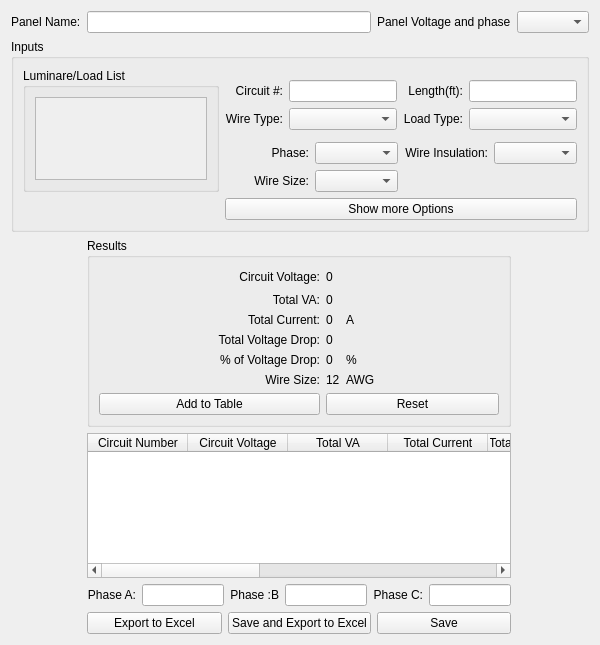
<?xml version="1.0" encoding="UTF-8"?>
<ui version="4.0">
 <class>VoltageDrop</class>
 <widget class="QWidget" name="VoltageDrop">
  <property name="geometry">
   <rect>
    <x>0</x>
    <y>0</y>
    <width>600</width>
    <height>645</height>
   </rect>
  </property>
  <property name="windowTitle">
   <string>Voltage Drop Calculator</string>
  </property>
  <layout class="QGridLayout" name="gridLayout">
   <item row="0" column="3">
    <widget class="QLabel" name="text_Panel_Voltage">
     <property name="text">
      <string>Panel Voltage and phase</string>
     </property>
    </widget>
   </item>
   <item row="0" column="4">
    <widget class="QComboBox" name="comboBox_Panel_Voltage"/>
   </item>
   <item row="3" column="2" colspan="2">
    <widget class="QTableWidget" name="tableWidget">
     <column>
      <property name="text">
       <string>Circuit Number</string>
      </property>
     </column>
     <column>
      <property name="text">
       <string>Circuit Voltage</string>
      </property>
     </column>
     <column>
      <property name="text">
       <string>Total VA</string>
      </property>
     </column>
     <column>
      <property name="text">
       <string>Total Current</string>
      </property>
     </column>
     <column>
      <property name="text">
       <string>Total Voltage Drop</string>
      </property>
     </column>
     <column>
      <property name="text">
       <string>% Voltage Drop</string>
      </property>
     </column>
     <column>
      <property name="text">
       <string>Wire Type</string>
      </property>
     </column>
     <column>
      <property name="text">
       <string>Wire Insulation</string>
      </property>
     </column>
     <column>
      <property name="text">
       <string>Load Type</string>
      </property>
     </column>
     <column>
      <property name="text">
       <string>Wire Size</string>
      </property>
     </column>
    </widget>
   </item>
   <item row="5" column="2" colspan="2">
    <layout class="QHBoxLayout" name="horizontalLayout">
     <item>
      <widget class="QPushButton" name="Button_Export">
       <property name="text">
        <string>Export to Excel</string>
       </property>
      </widget>
     </item>
     <item>
      <widget class="QPushButton" name="Button_Save_Export">
       <property name="text">
        <string>Save and Export to Excel</string>
       </property>
      </widget>
     </item>
     <item>
      <widget class="QPushButton" name="Button_Save">
       <property name="text">
        <string>Save</string>
       </property>
      </widget>
     </item>
    </layout>
   </item>
   <item row="4" column="2" colspan="2">
    <layout class="QHBoxLayout" name="horizontalLayout_Phase">
     <item>
      <widget class="QLabel" name="text_Phase_A">
       <property name="text">
        <string>Phase A:</string>
       </property>
       <property name="alignment">
        <set>Qt::AlignRight|Qt::AlignTrailing|Qt::AlignVCenter</set>
       </property>
      </widget>
     </item>
     <item>
      <widget class="QLineEdit" name="UserInput_Phase_A"/>
     </item>
     <item>
      <widget class="QLabel" name="text_Phase_B">
       <property name="text">
        <string>Phase :B</string>
       </property>
       <property name="alignment">
        <set>Qt::AlignRight|Qt::AlignTrailing|Qt::AlignVCenter</set>
       </property>
      </widget>
     </item>
     <item>
      <widget class="QLineEdit" name="UserInput_Phase_B"/>
     </item>
     <item>
      <widget class="QLabel" name="text_Phase_C">
       <property name="text">
        <string>Phase C:</string>
       </property>
       <property name="alignment">
        <set>Qt::AlignRight|Qt::AlignTrailing|Qt::AlignVCenter</set>
       </property>
      </widget>
     </item>
     <item>
      <widget class="QLineEdit" name="UserInput_Phase_C"/>
     </item>
    </layout>
   </item>
   <item row="0" column="2">
    <widget class="QLineEdit" name="UserInput_Panel_Name"/>
   </item>
   <item row="0" column="1">
    <widget class="QLabel" name="text_Panel_Name">
     <property name="text">
      <string>Panel Name:</string>
     </property>
    </widget>
   </item>
   <item row="2" column="2" colspan="2">
    <widget class="QGroupBox" name="groupBox_Results">
     <property name="title">
      <string>Results</string>
     </property>
     <layout class="QGridLayout" name="gridLayout_5">
      <item row="3" column="1">
       <widget class="QLabel" name="text_Total_Voltage_Drop">
        <property name="text">
         <string>Total Voltage Drop:</string>
        </property>
        <property name="alignment">
         <set>Qt::AlignRight|Qt::AlignTrailing|Qt::AlignVCenter</set>
        </property>
       </widget>
      </item>
      <item row="2" column="2">
       <widget class="QLabel" name="text_Total_Current_RESULTS">
        <property name="text">
         <string>0</string>
        </property>
       </widget>
      </item>
      <item row="1" column="1">
       <widget class="QLabel" name="text_Total_VA">
        <property name="text">
         <string>Total VA:</string>
        </property>
        <property name="alignment">
         <set>Qt::AlignRight|Qt::AlignTrailing|Qt::AlignVCenter</set>
        </property>
       </widget>
      </item>
      <item row="4" column="1">
       <widget class="QLabel" name="text_Pre_Voltage_Drop">
        <property name="text">
         <string>% of Voltage Drop:</string>
        </property>
        <property name="alignment">
         <set>Qt::AlignRight|Qt::AlignTrailing|Qt::AlignVCenter</set>
        </property>
       </widget>
      </item>
      <item row="2" column="1">
       <widget class="QLabel" name="text_Total_Current">
        <property name="text">
         <string>Total Current:</string>
        </property>
        <property name="alignment">
         <set>Qt::AlignRight|Qt::AlignTrailing|Qt::AlignVCenter</set>
        </property>
       </widget>
      </item>
      <item row="3" column="2">
       <widget class="QLabel" name="text_Total_Voltage_Drop_RESULTS">
        <property name="text">
         <string>0</string>
        </property>
       </widget>
      </item>
      <item row="0" column="2">
       <widget class="QLabel" name="text_Circuit_Voltage_RESULTS">
        <property name="text">
         <string>0</string>
        </property>
       </widget>
      </item>
      <item row="0" column="4">
       <spacer name="horizontalSpacer">
        <property name="orientation">
         <enum>Qt::Horizontal</enum>
        </property>
        <property name="sizeHint" stdset="0">
         <size>
          <width>40</width>
          <height>20</height>
         </size>
        </property>
       </spacer>
      </item>
      <item row="1" column="2">
       <widget class="QLabel" name="text_Total_VA_RESULTS">
        <property name="text">
         <string>0</string>
        </property>
       </widget>
      </item>
      <item row="0" column="1">
       <widget class="QLabel" name="text_Circuit_Voltage">
        <property name="text">
         <string>Circuit Voltage:</string>
        </property>
        <property name="alignment">
         <set>Qt::AlignRight|Qt::AlignTrailing|Qt::AlignVCenter</set>
        </property>
       </widget>
      </item>
      <item row="4" column="2">
       <widget class="QLabel" name="text_Pre_Voltage_Drop_2">
        <property name="text">
         <string>0</string>
        </property>
       </widget>
      </item>
      <item row="6" column="0" colspan="2">
       <widget class="QPushButton" name="Button_Add_To_Table">
        <property name="text">
         <string>Add to Table</string>
        </property>
       </widget>
      </item>
      <item row="0" column="0">
       <spacer name="horizontalSpacer_2">
        <property name="orientation">
         <enum>Qt::Horizontal</enum>
        </property>
        <property name="sizeHint" stdset="0">
         <size>
          <width>40</width>
          <height>20</height>
         </size>
        </property>
       </spacer>
      </item>
      <item row="6" column="2" colspan="4">
       <widget class="QPushButton" name="Button_Reset">
        <property name="text">
         <string>Reset</string>
        </property>
       </widget>
      </item>
      <item row="5" column="2">
       <widget class="QLabel" name="Text_Wire_Size_RESULTS">
        <property name="text">
         <string>12</string>
        </property>
       </widget>
      </item>
      <item row="5" column="1">
       <widget class="QLabel" name="text_Wire_size">
        <property name="text">
         <string>Wire Size:</string>
        </property>
        <property name="alignment">
         <set>Qt::AlignRight|Qt::AlignTrailing|Qt::AlignVCenter</set>
        </property>
       </widget>
      </item>
      <item row="5" column="3">
       <widget class="QLabel" name="text_Wire_SIze_Label">
        <property name="text">
         <string>AWG</string>
        </property>
       </widget>
      </item>
      <item row="2" column="3">
       <widget class="QLabel" name="text_A">
        <property name="text">
         <string>A</string>
        </property>
       </widget>
      </item>
      <item row="4" column="3">
       <widget class="QLabel" name="text_pre">
        <property name="text">
         <string>%</string>
        </property>
       </widget>
      </item>
     </layout>
    </widget>
   </item>
   <item row="1" column="1" colspan="4">
    <widget class="QGroupBox" name="groupBox_Inputs">
     <property name="title">
      <string>Inputs</string>
     </property>
     <layout class="QGridLayout" name="gridLayout_2">
      <item row="9" column="0">
       <spacer name="horizontalSpacer_3">
        <property name="orientation">
         <enum>Qt::Horizontal</enum>
        </property>
        <property name="sizeHint" stdset="0">
         <size>
          <width>40</width>
          <height>20</height>
         </size>
        </property>
       </spacer>
      </item>
      <item row="9" column="1">
       <widget class="QPushButton" name="Button_Show_more_Options">
        <property name="text">
         <string>Show more Options</string>
        </property>
       </widget>
      </item>
      <item row="5" column="1">
       <layout class="QGridLayout" name="gridLayout_MainInputs">
        <item row="0" column="0">
         <widget class="QLabel" name="text_Circuit_Number">
          <property name="text">
           <string>Circuit #:</string>
          </property>
          <property name="alignment">
           <set>Qt::AlignRight|Qt::AlignTrailing|Qt::AlignVCenter</set>
          </property>
         </widget>
        </item>
        <item row="0" column="1">
         <widget class="QLineEdit" name="UserInput_Circuit_Number"/>
        </item>
        <item row="1" column="0">
         <widget class="QLabel" name="text_Wire_Type">
          <property name="text">
           <string>Wire Type:</string>
          </property>
          <property name="alignment">
           <set>Qt::AlignRight|Qt::AlignTrailing|Qt::AlignVCenter</set>
          </property>
         </widget>
        </item>
        <item row="0" column="2">
         <widget class="QLabel" name="text_Length">
          <property name="text">
           <string>Length(ft):</string>
          </property>
          <property name="alignment">
           <set>Qt::AlignRight|Qt::AlignTrailing|Qt::AlignVCenter</set>
          </property>
         </widget>
        </item>
        <item row="1" column="2">
         <widget class="QLabel" name="text_Load_Type">
          <property name="text">
           <string>Load Type:</string>
          </property>
          <property name="alignment">
           <set>Qt::AlignRight|Qt::AlignTrailing|Qt::AlignVCenter</set>
          </property>
         </widget>
        </item>
        <item row="1" column="1">
         <widget class="QComboBox" name="comboBox_Wire_Type"/>
        </item>
        <item row="0" column="3">
         <widget class="QLineEdit" name="UserInput_Length"/>
        </item>
        <item row="1" column="3">
         <widget class="QComboBox" name="comboBox_Load_Type"/>
        </item>
       </layout>
      </item>
      <item row="7" column="1">
       <layout class="QGridLayout" name="gridLayout_MoreOptions">
        <item row="0" column="4">
         <widget class="QComboBox" name="comboBox_Wire_Insulation"/>
        </item>
        <item row="0" column="1">
         <widget class="QLabel" name="text_Phase">
          <property name="text">
           <string>Phase:</string>
          </property>
          <property name="alignment">
           <set>Qt::AlignRight|Qt::AlignTrailing|Qt::AlignVCenter</set>
          </property>
         </widget>
        </item>
        <item row="0" column="3">
         <widget class="QLabel" name="text_Wire_Insulation">
          <property name="text">
           <string>Wire Insulation:</string>
          </property>
          <property name="alignment">
           <set>Qt::AlignRight|Qt::AlignTrailing|Qt::AlignVCenter</set>
          </property>
         </widget>
        </item>
        <item row="0" column="2">
         <widget class="QComboBox" name="comboBox_Phase"/>
        </item>
        <item row="1" column="1">
         <widget class="QLabel" name="text_Wire_Size">
          <property name="text">
           <string>Wire Size:</string>
          </property>
          <property name="alignment">
           <set>Qt::AlignRight|Qt::AlignTrailing|Qt::AlignVCenter</set>
          </property>
         </widget>
        </item>
        <item row="1" column="2">
         <widget class="QComboBox" name="comboBox_Wire_Size"/>
        </item>
       </layout>
      </item>
      <item row="3" column="0" rowspan="5">
       <widget class="QGroupBox" name="groupBox_Load_List">
        <property name="title">
         <string>Luminare/Load List</string>
        </property>
        <layout class="QGridLayout" name="gridLayout_3">
         <item row="0" column="0">
          <widget class="QScrollArea" name="scrollArea_Loads">
           <property name="widgetResizable">
            <bool>true</bool>
           </property>
           <widget class="QWidget" name="scrollAreaWidgetContents">
            <property name="geometry">
             <rect>
              <x>0</x>
              <y>0</y>
              <width>141</width>
              <height>73</height>
             </rect>
            </property>
            <layout class="QGridLayout" name="gridLayout_Load_List"/>
           </widget>
          </widget>
         </item>
        </layout>
       </widget>
      </item>
     </layout>
    </widget>
   </item>
  </layout>
 </widget>
 <resources/>
 <connections/>
</ui>
